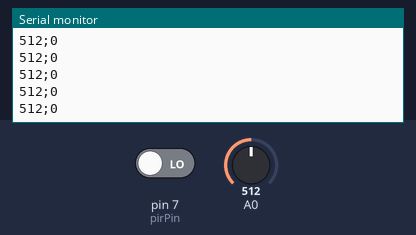
This sketch was run on a simulated Arduino Uno, built with avr-gcc and run on an emulated ATmega328P. On the bench: the last lines printed to the serial monitor. The inputs (shaded band) are chosen by the test bench; at power-on: A0 = 512, pin 7 (pirPin) LOW.

Above: at 4.2 s.
4.3 s: A0 set to 716
At 4.56 s:
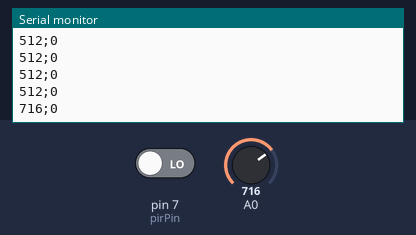
5.8 s: pin 7 (pirPin) driven HIGH
At 5.96 s:
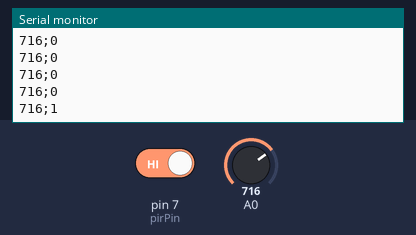
7.3 s: A0 set to 900
At 7.36 s:
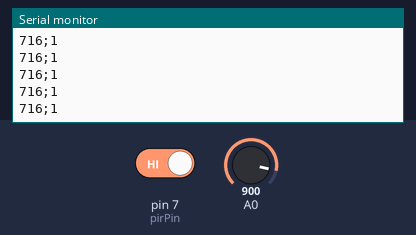
8.8 s: pin 7 (pirPin) driven LOW
At 8.97 s:
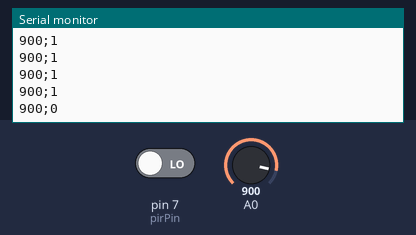
Timing chart, 0 to 11.3 s (numbered marks = the images above; inputs shaded):
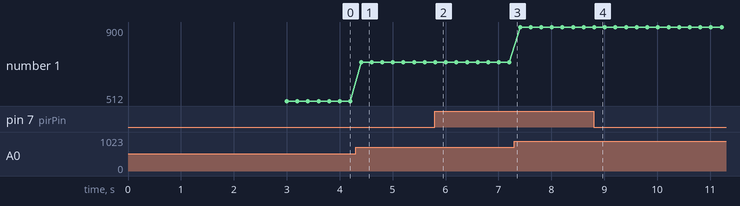

The sketch:

sketch_poc.ino
```cpp
#define pirPin 7

int photoresValue;
int pirValue;
char separator[] = ";";

void setup() {
  Serial.begin(9600);
  pinMode(pirPin, INPUT);
  delay(3000);
}

void loop() {
  photoresValue = analogRead(A0);
  pirValue = digitalRead(pirPin);
  Serial.print(photoresValue);
  Serial.print(separator);
  Serial.println(pirValue);
  delay(200);
}
```

Measured:
- after the input at 4.3 s, the serial monitor: prints a new line after 0.10 s (image 1)
- after the input at 5.8 s, the serial monitor: prints a new line at once (image 2)
- after the input at 8.8 s, the serial monitor: prints a new line at once (image 4)
- plotted number 1: 512 → 716 after the input at 4.3 s, 716 → 900 after the input at 7.3 s
